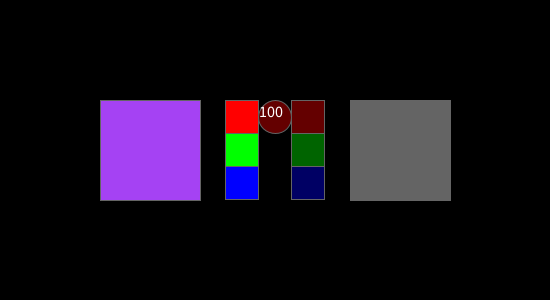
Frame 1 (no input)
Frame 60 (the mouse pressed at the canvas centre just before this capture): identical to frame 1, image omitted
Frame 120 (the mouse held since frame 60 and released just before this capture): identical to frame 1, image omitted

The Processing sketch that drew this single still picture (run headless with seeded random() and noise(); from frame 60 on, the mouse is pressed at the canvas centre):

// Processing sketch: color_guess
// ── color_guess.pde
color ai;
int[] user_c;

int pointer_index = 0;

void setup() {
  size(550,300);
  ai = new_color();
  user_c = new int[3];
  user_c[0] = 100;
  user_c[1] = 100;
  user_c[2] = 100;
}

void draw() {
  rectMode(CENTER);
  textSize(33/2);
  background(0);
  stroke(100);
  
  //target box
  fill(ai);
  rect(150,height-150,100,100);

  //show full sat
  fill(255,0,0);
  rect(width/2-33,height-150-33,33,33);
  fill(0,255,0);
  rect(width/2-33,height-150,33,33);
  fill(0,0,255);
  rect(width/2-33,height-150+33,33,33);
  
  //user color
  fill(user_c[0],0,0);
  rect(width/2+33,height-150-33,33,33);
  fill(0,user_c[1],0);
  rect(width/2+33,height-150,33,33);
  fill(0,0,user_c[2]);
  rect(width/2+33,height-150+33,33,33);
  
  //pointer
  switch(pointer_index) {
    case 0:
      fill(user_c[0],0,0);
      break;
    case 1:
      fill(0,user_c[1],0);
      break;
    case 2:
      fill(0,0,user_c[2]);
      break;
  }
  ellipse(width/2,height-150-33+(33*pointer_index),33,33);
  fill(255);
  text(user_c[pointer_index],width/2-33/2,height-150-33+(33*pointer_index));
  
  
  //user box
  fill(user_c[0],user_c[1],user_c[2]);
  rect(width-150,height-150,100,100);
  
}

void keyPressed() {
  if(keyCode == 40) {
    pointer_index++;
    if(pointer_index >= 3) {
      pointer_index = 0;
    }
    return;
  } else if(keyCode == 38) {
    pointer_index--;
    if(pointer_index < 0) {
      pointer_index = 2;
    }
    return;
  }
  
  if(keyCode == 39 && user_c[pointer_index] < 255) {
    user_c[pointer_index]++;
  } else if(keyCode == 37 && user_c[pointer_index] > 0) {
    user_c[pointer_index]--;
  }
}

color new_color() {
  int r = round(random(255));
  int g = round(random(255));
  int b = round(random(255));
  return color(r,g,b);
}
